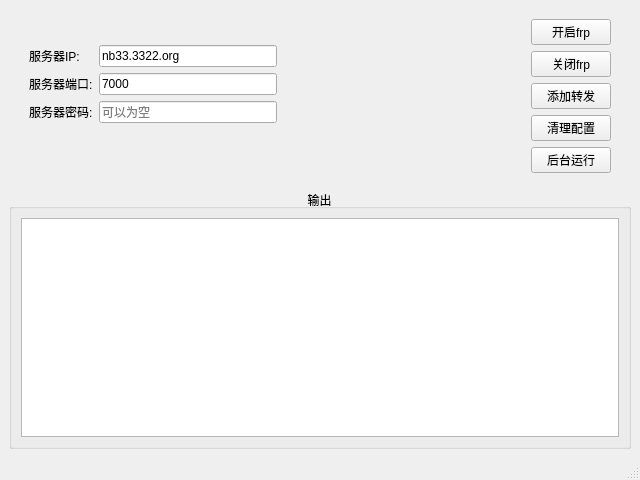
<?xml version="1.0" encoding="UTF-8"?>
<ui version="4.0">
 <class>MainWindow</class>
 <widget class="QMainWindow" name="MainWindow">
  <property name="geometry">
   <rect>
    <x>0</x>
    <y>0</y>
    <width>640</width>
    <height>480</height>
   </rect>
  </property>
  <property name="focusPolicy">
   <enum>Qt::ClickFocus</enum>
  </property>
  <property name="windowTitle">
   <string>wfrpc-文哥的神器</string>
  </property>
  <widget class="QWidget" name="centralwidget">
   <layout class="QVBoxLayout" name="verticalLayout_2">
    <item>
     <layout class="QHBoxLayout" name="horizontalLayout_2">
      <item>
       <spacer name="horizontalSpacer_2">
        <property name="orientation">
         <enum>Qt::Horizontal</enum>
        </property>
        <property name="sizeType">
         <enum>QSizePolicy::Minimum</enum>
        </property>
        <property name="sizeHint" stdset="0">
         <size>
          <width>20</width>
          <height>20</height>
         </size>
        </property>
       </spacer>
      </item>
      <item>
       <layout class="QFormLayout" name="formLayout_3">
        <item row="1" column="0">
         <widget class="QLabel" name="label">
          <property name="text">
           <string>服务器IP:</string>
          </property>
         </widget>
        </item>
        <item row="1" column="1">
         <widget class="QLineEdit" name="input_frp_server_addr">
          <property name="maximumSize">
           <size>
            <width>200</width>
            <height>16777215</height>
           </size>
          </property>
          <property name="focusPolicy">
           <enum>Qt::ClickFocus</enum>
          </property>
          <property name="text">
           <string>nb33.3322.org</string>
          </property>
          <property name="frame">
           <bool>true</bool>
          </property>
          <property name="echoMode">
           <enum>QLineEdit::Normal</enum>
          </property>
         </widget>
        </item>
        <item row="2" column="0">
         <widget class="QLabel" name="label_2">
          <property name="text">
           <string>服务器端口:</string>
          </property>
         </widget>
        </item>
        <item row="2" column="1">
         <widget class="QLineEdit" name="input_frp_server_port">
          <property name="maximumSize">
           <size>
            <width>200</width>
            <height>16777215</height>
           </size>
          </property>
          <property name="focusPolicy">
           <enum>Qt::ClickFocus</enum>
          </property>
          <property name="text">
           <string>7000</string>
          </property>
         </widget>
        </item>
        <item row="3" column="0">
         <widget class="QLabel" name="label_3">
          <property name="text">
           <string>服务器密码:</string>
          </property>
         </widget>
        </item>
        <item row="3" column="1">
         <widget class="QLineEdit" name="input_frp_server_passwd">
          <property name="maximumSize">
           <size>
            <width>200</width>
            <height>16777215</height>
           </size>
          </property>
          <property name="focusPolicy">
           <enum>Qt::ClickFocus</enum>
          </property>
          <property name="text">
           <string/>
          </property>
          <property name="echoMode">
           <enum>QLineEdit::PasswordEchoOnEdit</enum>
          </property>
          <property name="placeholderText">
           <string>可以为空</string>
          </property>
         </widget>
        </item>
        <item row="0" column="1">
         <spacer name="verticalSpacer_2">
          <property name="orientation">
           <enum>Qt::Vertical</enum>
          </property>
          <property name="sizeType">
           <enum>QSizePolicy::Minimum</enum>
          </property>
          <property name="sizeHint" stdset="0">
           <size>
            <width>30</width>
            <height>30</height>
           </size>
          </property>
         </spacer>
        </item>
       </layout>
      </item>
      <item>
       <spacer name="horizontalSpacer">
        <property name="orientation">
         <enum>Qt::Horizontal</enum>
        </property>
        <property name="sizeType">
         <enum>QSizePolicy::MinimumExpanding</enum>
        </property>
        <property name="sizeHint" stdset="0">
         <size>
          <width>40</width>
          <height>20</height>
         </size>
        </property>
       </spacer>
      </item>
      <item>
       <layout class="QVBoxLayout" name="verticalLayout_3">
        <item>
         <spacer name="verticalSpacer_3">
          <property name="orientation">
           <enum>Qt::Vertical</enum>
          </property>
          <property name="sizeType">
           <enum>QSizePolicy::Minimum</enum>
          </property>
          <property name="sizeHint" stdset="0">
           <size>
            <width>20</width>
            <height>10</height>
           </size>
          </property>
         </spacer>
        </item>
        <item>
         <widget class="QPushButton" name="btn_start_frpc">
          <property name="text">
           <string>开启frp</string>
          </property>
         </widget>
        </item>
        <item>
         <widget class="QPushButton" name="btn_stop_frpc">
          <property name="text">
           <string>关闭frp</string>
          </property>
         </widget>
        </item>
        <item>
         <widget class="QPushButton" name="btn_add_config">
          <property name="text">
           <string>添加转发</string>
          </property>
         </widget>
        </item>
        <item>
         <widget class="QPushButton" name="btn_clear_config">
          <property name="text">
           <string>清理配置</string>
          </property>
         </widget>
        </item>
        <item>
         <widget class="QPushButton" name="btn_run_backgrounder">
          <property name="text">
           <string>后台运行</string>
          </property>
         </widget>
        </item>
       </layout>
      </item>
      <item>
       <spacer name="horizontalSpacer_3">
        <property name="orientation">
         <enum>Qt::Horizontal</enum>
        </property>
        <property name="sizeType">
         <enum>QSizePolicy::Minimum</enum>
        </property>
        <property name="sizeHint" stdset="0">
         <size>
          <width>20</width>
          <height>20</height>
         </size>
        </property>
       </spacer>
      </item>
      <item>
       <layout class="QVBoxLayout" name="verticalLayout"/>
      </item>
     </layout>
    </item>
    <item>
     <spacer name="verticalSpacer">
      <property name="orientation">
       <enum>Qt::Vertical</enum>
      </property>
      <property name="sizeHint" stdset="0">
       <size>
        <width>20</width>
        <height>10</height>
       </size>
      </property>
     </spacer>
    </item>
    <item>
     <widget class="QGroupBox" name="groupBox">
      <property name="sizePolicy">
       <sizepolicy hsizetype="Preferred" vsizetype="Expanding">
        <horstretch>0</horstretch>
        <verstretch>2</verstretch>
       </sizepolicy>
      </property>
      <property name="layoutDirection">
       <enum>Qt::LeftToRight</enum>
      </property>
      <property name="title">
       <string>输出</string>
      </property>
      <property name="alignment">
       <set>Qt::AlignCenter</set>
      </property>
      <layout class="QHBoxLayout" name="horizontalLayout">
       <item>
        <widget class="QTextBrowser" name="show_log"/>
       </item>
      </layout>
     </widget>
    </item>
   </layout>
  </widget>
  <widget class="QStatusBar" name="statusbar">
   <property name="styleSheet">
    <string notr="true">color: rgb(0, 85, 255);</string>
   </property>
  </widget>
  <action name="action">
   <property name="checkable">
    <bool>true</bool>
   </property>
   <property name="text">
    <string>后台运行</string>
   </property>
  </action>
 </widget>
 <resources/>
 <connections/>
</ui>
